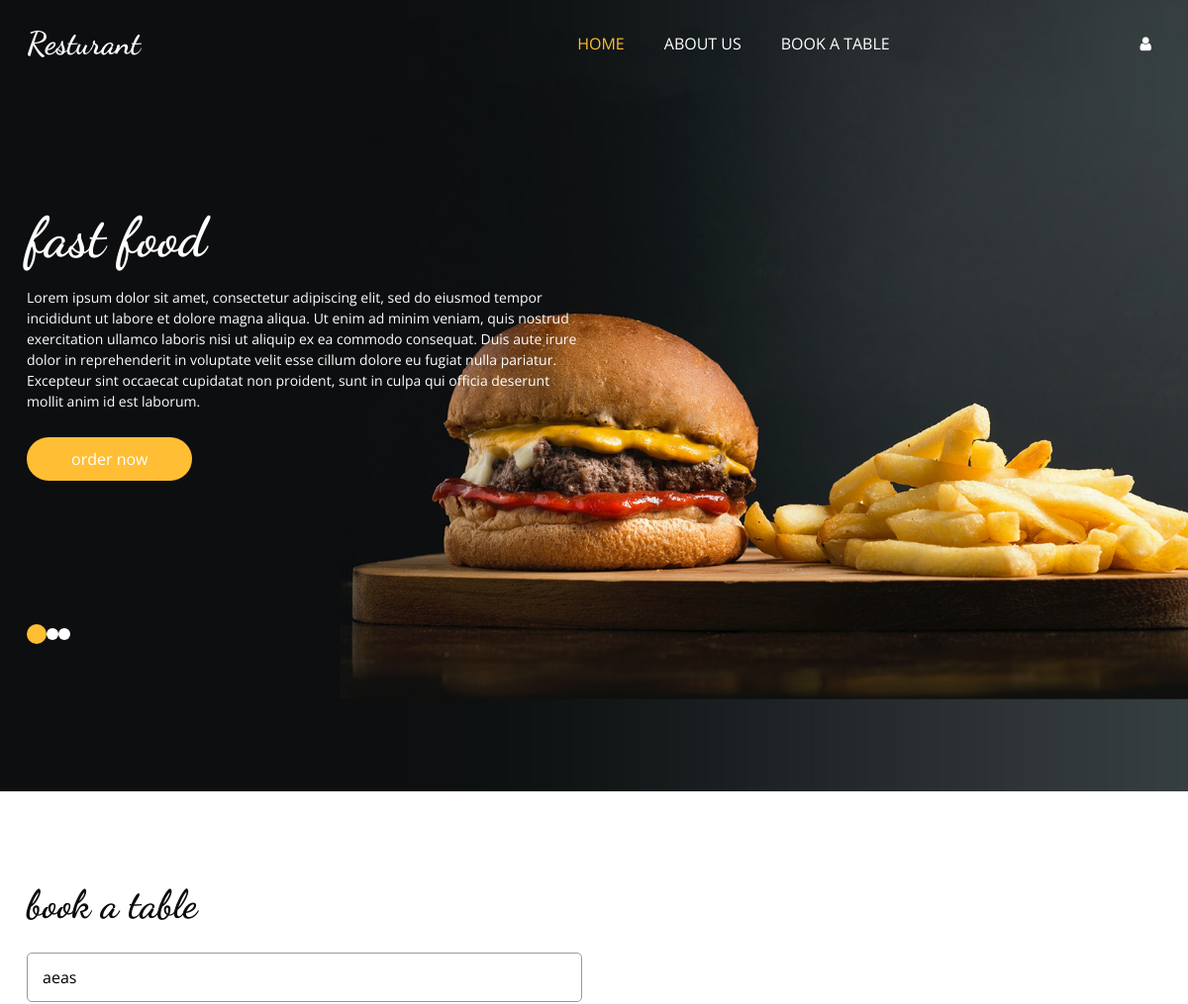
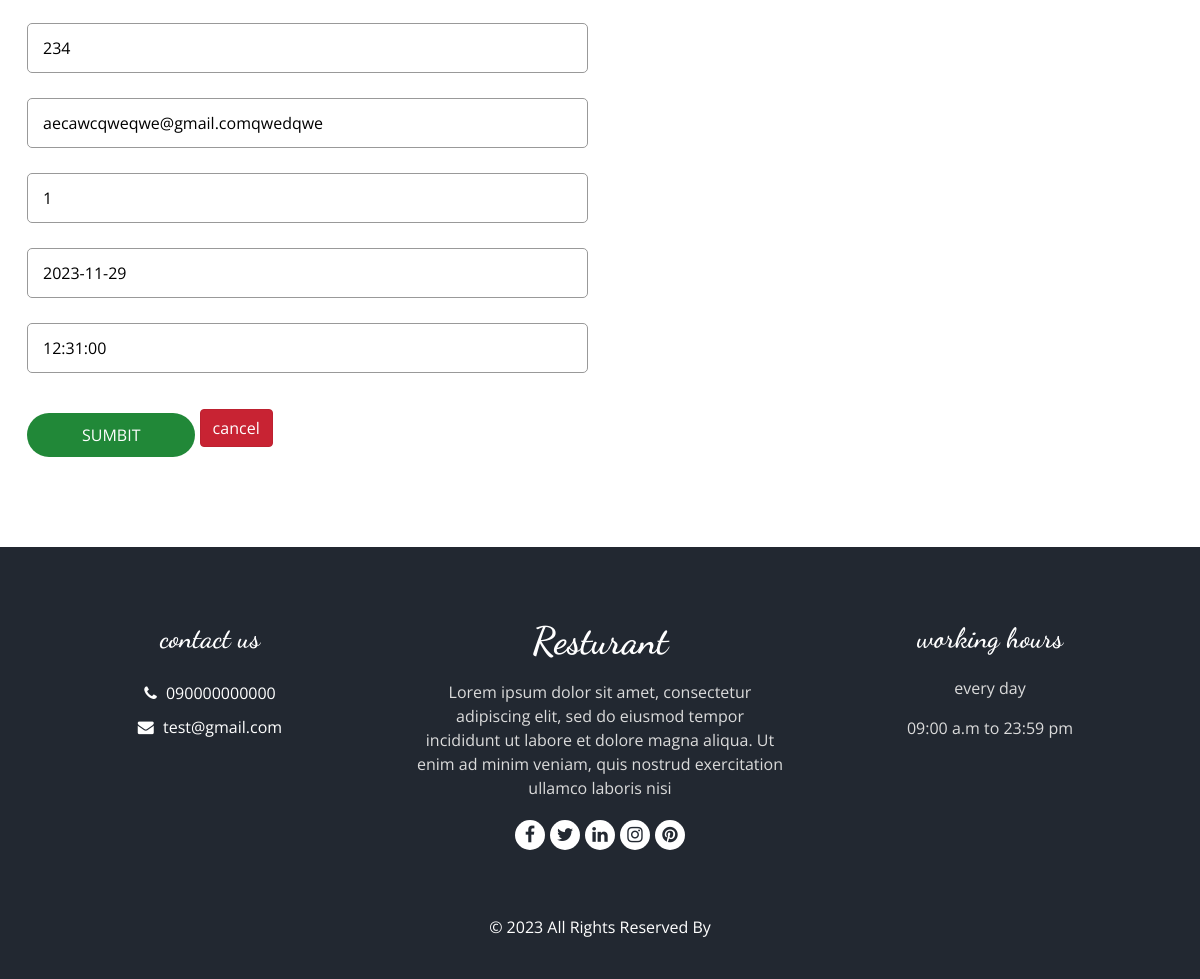
The app's page /user/edit-dashboard/26 with its own data (2 pictures, top to bottom).
### food_module/models.py (models this page shows, shortened)
class reservation(models.Model):
    name=models.CharField(max_length=200)
    phone=models.CharField(max_length=100)
    email=models.EmailField(max_length=200)
    number_of_guests= models.IntegerField()
    date=models.DateField(null=True)
    timee=models.TimeField(null=True)
    add_user=models.ManyToManyField(User)

class Footer_data(models.Model):
    phone_number=models.CharField(max_length=200,blank=True,null=True)
    email=models.CharField(max_length=200,blank=True,null=True)
    description=models.TextField(max_length=200,blank=True,null=True)
    facebook_link=models.URLField(blank=True,null=True)
    x_link=models.URLField(blank=True,null=True)
    linkdin_link=models.URLField(blank=True,null=True)
    instagram_link=models.URLField(blank=True,null=True)
    pinterest_link=models.URLField(blank=True,null=True)

### account_module/views.py (the view, shortened to what this page needs)
# urls.py: path('edit-dashboard/<int:pk>',views.edit_dsahboard.as_view(),name='edit-dashboard'),
class edit_dsahboard(UpdateView):
    template_name = 'edit_user_dashboard.html'
    model = reservation
    fields = ['name','phone','email','number_of_guests','date','timee']
    def get_context_data(self, **kwargs):
        context =super(edit_dsahboard, self).get_context_data()
        context['footer']= Footer_data.objects.get()
        return context

### account_module/templates/edit_user_dashboard.html (shortened to what this page needs)
 {% extends 'base.html' %}
{% load static %}
{% load widget_tweaks %}
 {% block content %}
      <div class="hero_area">
      <div class="bg-box">
        <img src="{% static 'images/hero-bg.jpg' %}" alt="" />
      </div>
      <header class="header_section">
        <div class="container">
          <nav class="navbar navbar-expand-lg custom_nav-container">
            <a class="navbar-brand" href="{% url 'home_page' %}">
              <span> Resturant </span>
            </a>
            <div class="collapse navbar-collapse" id="navbarSupportedContent">
              <ul class="navbar-nav mx-auto">
                <li class="nav-item active">
                  <a class="nav-link" href="{% url 'home_page' %}"
                    >home <span class="sr-only">(current)</span></a
                  >
                </li>
                <li class="nav-item">
                  <a class="nav-link" href="{% url 'about_us' %}">about us </a>
                </li>
                <li class="nav-item">
                  <a class="nav-link" href="{% url 'book_table' %}"> book a table</a>
                </li>
              </ul>
              <div class="user_option">
                  {% if user.is_authenticated %}
                  <a href="{% url 'dashboard'%}" class="user_link">
                  <i class="fa fa-user" aria-hidden="true"></i>
                </a>
                      {% else %}
                        <a href="{% url 'login_register' %}" class="user_link">
                  <i class="fa fa-user" aria-hidden="true"></i>
                </a>
                  {% endif %}
          </nav>
        </div>
      </header>
      <section class="slider_section">
        <div id="customCarousel1" class="carousel slide" data-ride="carousel">
          <div class="carousel-inner">
            <div class="carousel-item active">
              <div class="container">
                <div class="row">
                  <div class="col-md-7 col-lg-6">
                    <div class="detail-box">
                      <h1>fast food </h1>
                      <p>
                         Lorem ipsum dolor sit amet, consectetur adipiscing elit, sed do eiusmod tempor incididunt ut labore et dolore magna aliqua. Ut enim ad minim veniam, quis nostrud exercitation ullamco laboris nisi ut aliquip ex ea commodo consequat. Duis aute irure dolor in reprehenderit in voluptate velit esse cillum dolore eu fugiat nulla pariatur. Excepteur sint occaecat cupidatat non proident, sunt in culpa qui officia deserunt mollit anim id est laborum.
                      </p>
                      <div class="btn-box">
                          <a href="{% url 'home_page' %}" class="btn1"> order now </a>
                      </div>
                    </div>
                  </div>
                </div>
              </div>
            </div>
          </div>
          <div class="container">
            <ol class="carousel-indicators">
              <li
                data-target="#customCarousel1"
                data-slide-to="0"
                class="active"
              ></li>
              <li data-target="#customCarousel1" data-slide-to="1"></li>
              <li data-target="#customCarousel1" data-slide-to="2"></li>
            </ol>
          </div>
        </div>
      </section>
    </div>
  <section class="book_section layout_padding">
    <div class="container">
      <div class="heading_container">
        <h2>
          book a table
        </h2>
      </div>
      <div class="row">
        <div class="col-md-6">
          <div class="form_container">
            <form method="post">
              <div>
                  {% render_field form.name class+="form-control" %}
              </div>
              <div>
               {% render_field form.phone class+="form-control" %}
              </div>
              <div>
                {% render_field form.email class+="form-control" %}
              </div>
              <div>
                 {% render_field form.number_of_guests class+="form-control" %}
              </div>
              <div>
                 {% render_field form.date class+="form-control" %}
              </div>
                 <div>
                {% render_field form.timee class+="form-control" %}
              </div>
                  <button type="submit" id="set" class="btn btn-success" value="Update">sumbit</button>
                  <a href="{% url 'dashboard' %}" type="button" id="cancel" class="btn btn-danger" >cancel</a>
            </form>
          </div>
        </div>
      </div>
    </div>
  </section>
    <footer class="footer_section">
      <div class="container">
        <div class="row">
          <div class="col-md-4 footer-col">
            <div class="footer_contact">
              <h4> contact us  </h4>
              <div class="contact_link_box">
                <a href="">
                  <i class="fa fa-phone" aria-hidden="true"></i>
                  <span>  {{ footer.phone_number }} </span>
                </a>
                <a href="">
                  <i class="fa fa-envelope" aria-hidden="true"></i>
                  <span> {{ footer.email }} </span>
                </a>
              </div>
            </div>
          </div>
          <div class="col-md-4 footer-col">
            <div class="footer_detail">
              <a href="" class="footer-logo"> Resturant </a>
              <p>
                  {{ footer.description }}
			  </p>
              <div class="footer_social">
                <a href="{{ footer.facebook_link }}">
                  <i class="fa fa-facebook" aria-hidden="true"></i>
                </a>
                <a href="{{ footer.x_link }}">
                  <i class="fa fa-twitter" aria-hidden="true"></i>
                </a>
                <a href="{{ footer.linkdin_link }}">
                  <i class="fa fa-linkedin" aria-hidden="true"></i>
                </a>
                <a href="{{ footer.instagram_link }}">
                  <i class="fa fa-instagram" aria-hidden="true"></i>
                </a>
                <a href="{{ footer.pinterest_link }}">
                  <i class="fa fa-pinterest" aria-hidden="true"></i>
                </a>
              </div>
            </div>
          </div>
          <div class="col-md-4 footer-col">
            <h4>working hours</h4>
            <p>every day</p>
            <p>09:00 a.m to 23:59 pm</p>
          </div>
        </div>
        <div class="footer-info">
          <p>
            &copy; <span id="displayYear"></span> All Rights Reserved By
          </p>
        </div>
      </div>
    </footer>
 {% endblock %}

### static/css/responsive.css (style rules this page uses)
@media (min-width: 1200px) { .container { max-width: 1170px; } }

### static/css/login_signup.css (style rules this page uses)
input { color: #FFF; padding-left: 15px !important }

### static/css/custommm.css (style rules this page uses)
#set { color: #fff; background-color: #218838; border-color: #1e7e34; }
#cancel { color: #fff; background-color: #c82333; border-color: #bd2130; }

### records on screen
reservation: name "aeas", phone "234", email "aecawcqweqwe@gmail.comqwedqwe", number_of_guests "1", date "2023-11-29", timee "12:31:00"
Footer_data: phone_number "090000000000", email "test@gmail.com", description "Lorem ipsum dolor sit amet, consectetur adipiscing elit, sed do eiusmod tempor incididunt ut labore et dolore magna aliqua. Ut enim ad minim veniam, quis nostrud exercitation ullamco laboris nisi"
